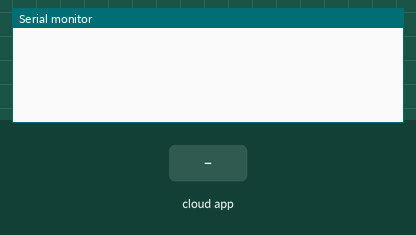
A sketch run on a simulated Arduino MKR. On the bench: the last lines printed to the serial monitor. Inputs (shaded band) come from the test bench. WiFi joins after 1.5 s; servers stay silent unless stated.

Above: at 4.2 s.
4.3 s: the phone or cloud app sets py_x to 0
At 5.5 s:
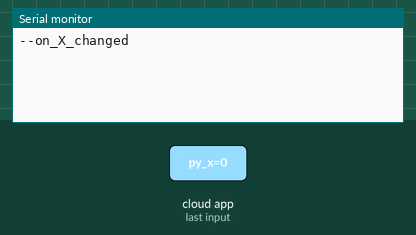
5.8 s: the phone or cloud app sets py_y to 0
At 6.9 s:
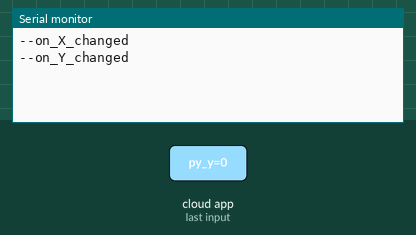
7.3 s: the phone or cloud app sets py_z to 0
At 8.0 s:
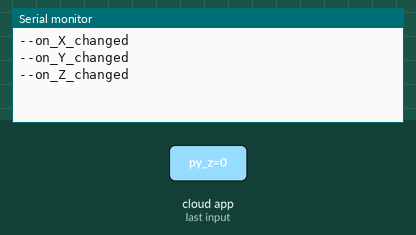

Measured:
- after the input at 4.3 s, the serial monitor: prints a new line at once (image 1)
- after the input at 5.8 s, the serial monitor: prints a new line at once (image 2)
- after the input at 7.3 s, the serial monitor: prints a new line at once (image 3)

The sketch:

weekly_act.ino
```cpp
#include "thingProperties.h"

void setup() {
  // Initialize serial and wait for port to open:
  Serial.begin(9600);
  // This delay gives the chance to wait for a Serial Monitor without blocking if none is found
  delay(1500);

  // Defined in thingProperties.h
  initProperties();

  // Connect to Arduino IoT Cloud
  ArduinoCloud.begin(ArduinoIoTPreferredConnection);

  /*
     The following function allows you to obtain more information
     related to the state of network and IoT Cloud connection and errors
     the higher number the more granular information you’ll get.
     The default is 0 (only errors).
     Maximum is 4
 */
  setDebugMessageLevel(2);
  ArduinoCloud.printDebugInfo();
}

void loop() {
  ArduinoCloud.update();
  // Your code here

}

/*
  Since Temperature is READ_WRITE variable, onRandomTemperatureChange() is
  executed every time a new value is received from IoT Cloud.
*/
void on_X_changed()  {
  Serial.println("--on_X_changed");
}
void on_Y_changed()  {
  Serial.println("--on_Y_changed");
}
void on_Z_changed()  {
  Serial.println("--on_Z_changed");
}
```

arduino_secrets.h
```cpp
#define SECRET_SSID "Long's hotspot"
#define SECRET_OPTIONAL_PASS "123456677"
```

thingProperties.h
```cpp
// Code generated by Arduino IoT Cloud, DO NOT EDIT.

#include <ArduinoIoTCloud.h>
#include <Arduino_ConnectionHandler.h>

// thingProperties.h
#include "arduino_secrets.h"

const char SSID[]     = SECRET_SSID;    // Network SSID (name)
const char PASS[]     = SECRET_OPTIONAL_PASS;    // Network password (use for WPA, or use as key for WEP)

// Additional LIBRARY: ArduinoHttpClient
#include "arduino_secrets.h"

void on_X_changed();
void on_Y_changed();
void on_Z_changed();

float py_x;
float py_y;
float py_z;

void initProperties(){
  ArduinoCloud.addProperty(py_x, READWRITE, ON_CHANGE, on_X_changed);
  ArduinoCloud.addProperty(py_y, READWRITE, ON_CHANGE, on_Y_changed);
  ArduinoCloud.addProperty(py_z, READWRITE, ON_CHANGE, on_Z_changed);

}

WiFiConnectionHandler ArduinoIoTPreferredConnection(SSID, PASS);
```
